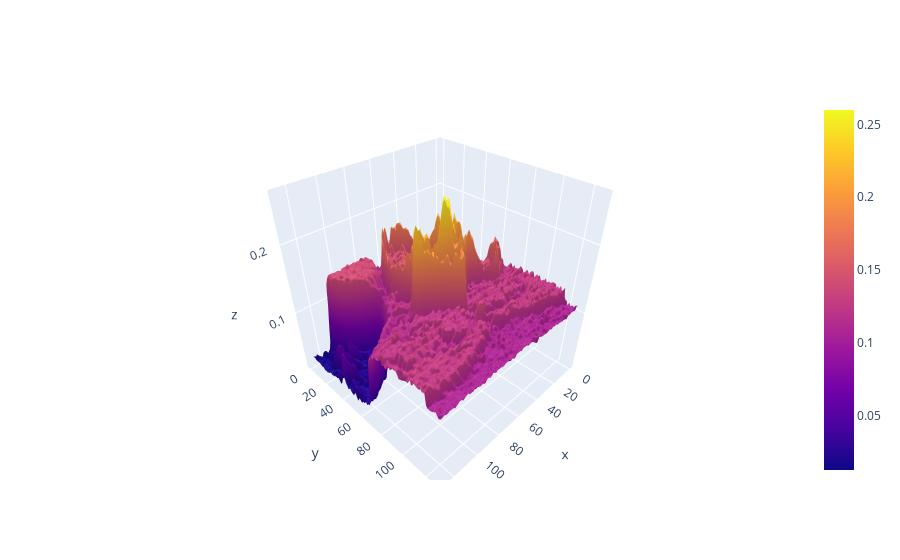

Notebook source saved alongside this figure:
### Code cell
mu_3d = go.Surface(z=mu, x=np.asarray(range(N_xy)), y=np.asarray(range(N_xy)))
fig = go.Figure(data = [mu_3d])
fig.show()

### Figure 1 — Plotly figure (JSON) as saved in the notebook; plotly's stock layout.template omitted (floating-point values rounded to 4 significant figures; data arrays with more than 128 entries replaced by an {"elided": "..."} marker saying what was removed)
{"data": [{"type": "surface", "x": [0, 1, 2, 3, 4, 5, 6, 7, 8, 9, 10, 11, 12, 13, 14, 15, 16, 17, 18, 19, 20, 21, 22, 23, 24, 25, 26, 27, 28, 29, 30, 31, 32, 33, 34, 35, 36, 37, 38, 39, 40, 41, 42, 43, 44, 45, 46, 47, 48, 49, 50, 51, 52, 53, 54, 55, 56, 57, 58, 59, 60, 61, 62, 63, 64, 65, 66, 67, 68, 69, 70, 71, 72, 73, 74, 75, 76, 77, 78, 79, 80, 81, 82, 83, 84, 85, 86, 87, 88, 89, 90, 91, 92, 93, 94, 95, 96, 97, 98, 99, 100, 101, 102, 103, 104, 105, 106, 107, 108, 109, 110, 111, 112, 113, 114, 115, 116, 117, 118, 119, 120, 121, 122, 123, 124, 125, 126, 127], "y": [0, 1, 2, 3, 4, 5, 6, 7, 8, 9, 10, 11, 12, 13, 14, 15, 16, 17, 18, 19, 20, 21, 22, 23, 24, 25, 26, 27, 28, 29, 30, 31, 32, 33, 34, 35, 36, 37, 38, 39, 40, 41, 42, 43, 44, 45, 46, 47, 48, 49, 50, 51, 52, 53, 54, 55, 56, 57, 58, 59, 60, 61, 62, 63, 64, 65, 66, 67, 68, 69, 70, 71, 72, 73, 74, 75, 76, 77, 78, 79, 80, 81, 82, 83, 84, 85, 86, 87, 88, 89, 90, 91, 92, 93, 94, 95, 96, 97, 98, 99, 100, 101, 102, 103, 104, 105, 106, 107, 108, 109, 110, 111, 112, 113, 114, 115, 116, 117, 118, 119, 120, 121, 122, 123, 124, 125, 126, 127], "z": {"elided": "128x128 float values"}}], "layout": {}}
